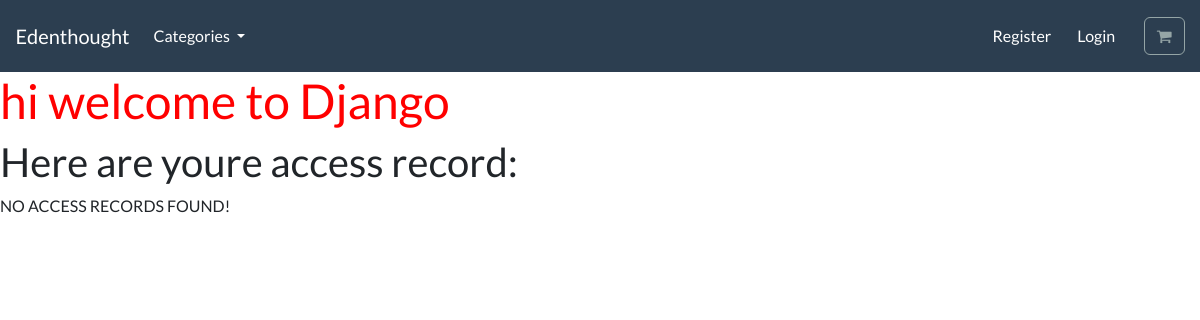
The page /first_app/ on the database as committed earlier.
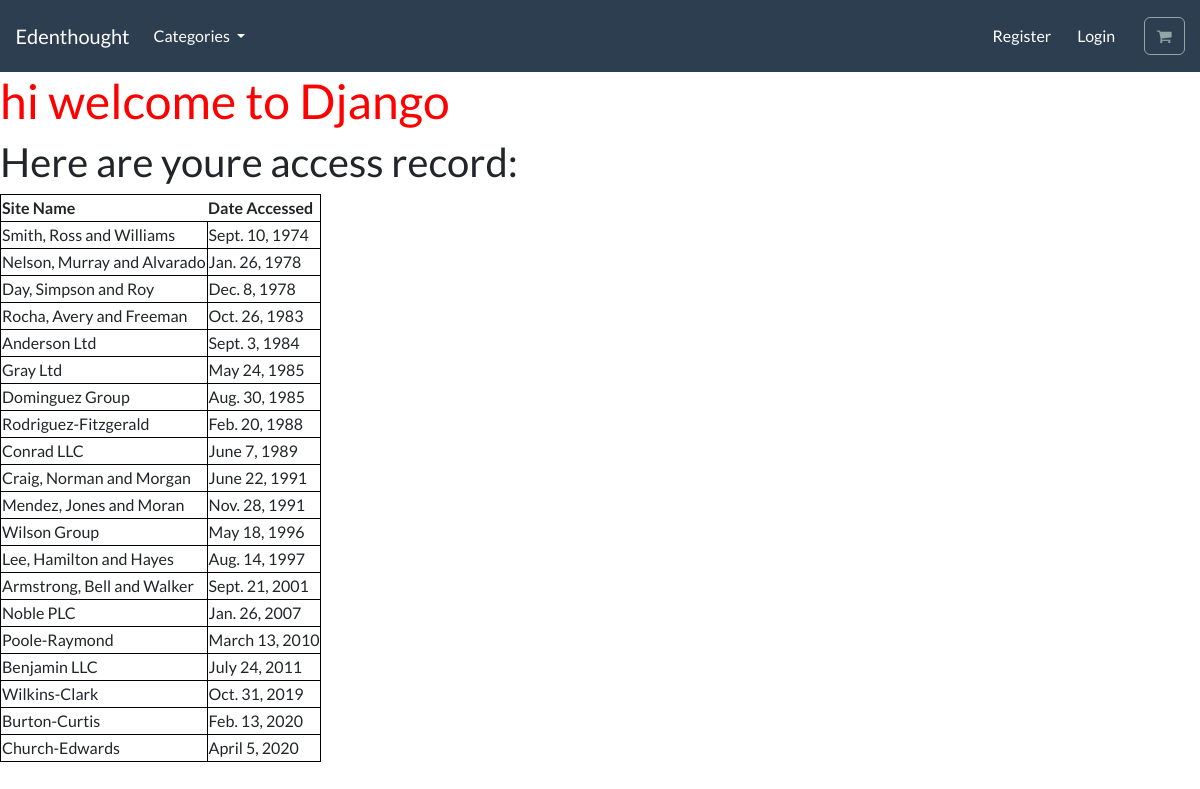
The same page on the database as committed later.
### first_app/models.py (models this page shows, shortened)
class AccessRecord(models.Model):
    name = models.ForeignKey(Webpage, on_delete=models.CASCADE)
    date = models.DateField()

class Webpage(models.Model):
    topic = models.ForeignKey(Topic, on_delete=models.CASCADE)
    name = models.CharField(max_length=264, unique=True)
    url = models.URLField(unique=True)
    def __str__(self):
        return self.name

### first_app/views.py (the view)
# urls.py: 2. Add a URL to urlpatterns:  path('', views.home, name='home')
def home(request):
    webpages_list = AccessRecord.objects.order_by('date')
    date_dict = {'access_records':webpages_list}
    return render(request,'first_app/index.html',date_dict)

### templates/first_app/index.html (shortened to what this page needs)
{% extends "base.html" %}
{% load static %}
{% block content %}
<!DOCTYPE html>
<html lang="en">
<head>
  <link rel="stylesheet" href="{%static 'css/style2.css'%}">
</head>
<body>
  <h1>hi welcome to Django</h1>
  <h2>Here are youre access record:</h2>
  <div class="django2">
    {% if access_records %}
      <table>
        <thead>
          <th>Site Name</th>
          <th>Date Accessed</th>
        </thead>
        {% for acc in access_records %}
        <tr>
          <td>{{ acc.name }}</td>
          <td>{{ acc.date }}</td>
        </tr>
        {%endfor%}
      </table>
    {% else %}
      <p>NO ACCESS RECORDS FOUND!</p>
    {% endif %}
  </div>
</body>
</html>
{% endblock %}

Rows that differ between the two databases and show on the page:
added AccessRecord: name "Smith, Ross and Williams", date "Sept. 10, 1974"
added AccessRecord: name "Nelson, Murray and Alvarado", date "Jan. 26, 1978"
added AccessRecord: name "Day, Simpson and Roy", date "Dec. 8, 1978"
added AccessRecord: name "Rocha, Avery and Freeman", date "Oct. 26, 1983"
added AccessRecord: name "Anderson Ltd", date "Sept. 3, 1984"
added AccessRecord: name "Gray Ltd", date "May 24, 1985"
added AccessRecord: name "Dominguez Group", date "Aug. 30, 1985"
added AccessRecord: name "Rodriguez-Fitzgerald", date "Feb. 20, 1988"
added AccessRecord: name "Conrad LLC", date "June 7, 1989"
added AccessRecord: name "Craig, Norman and Morgan", date "June 22, 1991"
added AccessRecord: name "Mendez, Jones and Moran", date "Nov. 28, 1991"
added AccessRecord: name "Wilson Group", date "May 18, 1996"
added AccessRecord: name "Lee, Hamilton and Hayes", date "Aug. 14, 1997"
added AccessRecord: name "Armstrong, Bell and Walker", date "Sept. 21, 2001"
added AccessRecord: name "Noble PLC", date "Jan. 26, 2007"
added AccessRecord: name "Poole-Raymond", date "March 13, 2010"
added AccessRecord: name "Benjamin LLC", date "July 24, 2011"
added AccessRecord: name "Wilkins-Clark", date "Oct. 31, 2019"
added AccessRecord: name "Burton-Curtis", date "Feb. 13, 2020"
added AccessRecord: name "Church-Edwards", date "April 5, 2020"
Other text that changed with them:
text no longer shown: "NO ACCESS RECORDS FOUND!"
text now shown: "Site Name Date Accessed"
